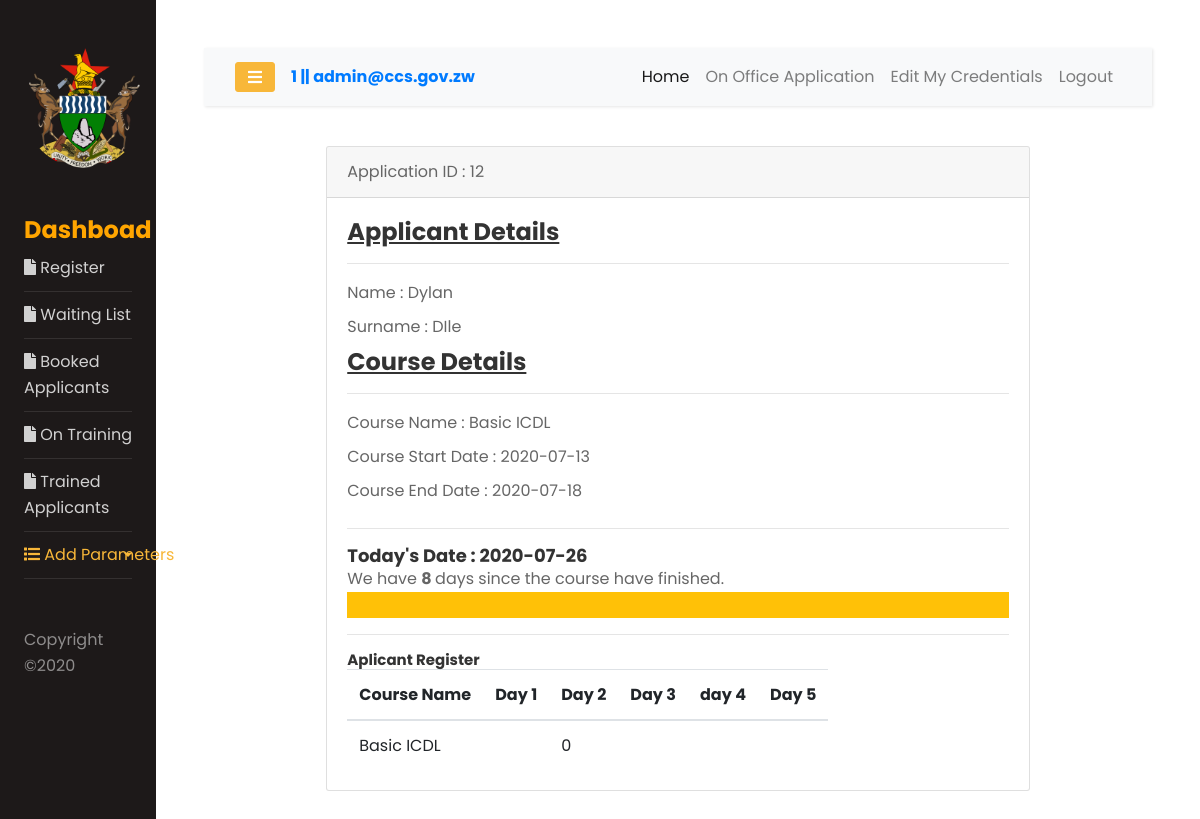
Page /admin/mycourse.php?reg_id=12 (signed in) on the committed database.
### tables this page shows
CREATE TABLE `applications` (
  `applicationID` int(20) NOT NULL,
  `firstname` varchar(50) NOT NULL,
  `surname` varchar(30) NOT NULL,
  `IDnumber` varchar(20) NOT NULL,
  `DOB` date NOT NULL,
  `sex` varchar(10) NOT NULL,
  `address` varchar(60) DEFAULT NULL,
  `phoneNumber` varchar(15) DEFAULT NULL,
  `email` varchar(50) DEFAULT NULL,
  `course` int(20) NOT NULL,
  `startingDate` date DEFAULT NULL,
  `finishingDate` date DEFAULT NULL,
  `category` varchar(30) DEFAULT NULL,
  `ministry` int(10) DEFAULT NULL,
  `designation` varchar(30) DEFAULT NULL,
  `status` varchar(30) DEFAULT NULL
);

CREATE TABLE `courses` (
  `courseID` int(11) NOT NULL,
  `courseName` varchar(50) NOT NULL
);

CREATE TABLE `weeklyregister` (
  `applicationID` int(20) NOT NULL,
  `course` int(10) NOT NULL,
  `day1` int(5) DEFAULT NULL,
  `day2` int(5) DEFAULT NULL,
  `day3` int(5) DEFAULT NULL,
  `day4` int(5) DEFAULT NULL,
  `day5` int(5) DEFAULT NULL
);

### admin/mycourse.php (the view, shortened to what this page needs)
<link rel="stylesheet" type="text/css" href="../vendor/sweetalert/sweetalert.css">
<?php
include_once 'php/conn.php';
?>
<!DOCTYPE html>
<html>
<head>
    <link rel="stylesheet" href="fonts/css/font-awesome.min.css" />
        <link rel="stylesheet" href="css/style.css">
    <link href="css/font-face.css" rel="stylesheet" media="all">
    <link href="vendor/font-awesome-4.7/css/font-awesome.min.css" rel="stylesheet" media="all">
    <link href="vendor/font-awesome-5/css/fontawesome-all.min.css" rel="stylesheet" media="all">
    <link href="vendor/mdi-font/css/material-design-iconic-font.min.css" rel="stylesheet" media="all">
    <link href="vendor/bootstrap-4.1/bootstrap.min.css" rel="stylesheet" media="all">
    <link href="vendor/animsition/animsition.min.css" rel="stylesheet" media="all">
    <link href="vendor/bootstrap-progressbar/bootstrap-progressbar-3.3.4.min.css" rel="stylesheet" media="all">
    <link href="vendor/wow/animate.css" rel="stylesheet" media="all">
    <link href="vendor/css-hamburgers/hamburgers.min.css" rel="stylesheet" media="all">
    <link href="vendor/slick/slick.css" rel="stylesheet" media="all">
    <link href="vendor/select2/select2.min.css" rel="stylesheet" media="all">
    <link href="vendor/perfect-scrollbar/perfect-scrollbar.css" rel="stylesheet" media="all">
    <link href="css/theme.css" rel="stylesheet" media="all">
</head>
<body>
<?php include_once 'header.php'; ?>
<div class="row justify-content-center">
<div class="col-md-9">
    <div class="card">
        <div class="card-header">
            <?php echo  'Application ID  : '.  $_GET['reg_id'];
            ?>
        </div>
        <div class="card-body">
            <?php
            $app_id = $_GET['reg_id'];
            $select = mysqli_query($conn,"SELECT * FROM `applications`  WHERE `applicationID` = '$app_id' ");
                if (mysqli_num_rows($select) > 0) {
                    $id = mysqli_fetch_assoc($select);
                    $course = $id['course'];
                    $fname = $id['firstname'];
                    $sname = $id['surname'];
                    $sDate = $id['startingDate'];
                    $fDate = $id['finishingDate'];
                    $sel = mysqli_query($conn,"SELECT * FROM `courses`  WHERE `courseID` = '$course' ");
                    if (mysqli_num_rows($sel) > 0)
                    {
                        $cs = mysqli_fetch_assoc($sel);
                        $cName = $cs['courseName'];
                    }
                    else
                    {
                        $cName = "Course not found";
                    }
                }
            ?>
            <h3><u>Applicant Details</u></h3>
            <hr>
            <label> Name : <?php echo $fname; ?></label>
            <br>
            <label> Surname : <?php echo $sname; ?></label>
            <h3><u>Course Details</u></h3>
            <hr>
            <label> Course Name : <?php echo $cName; ?></label>
            <br>
            <label> Course Start Date : <?php echo $sDate; ?></label>
            <br>
            <label> Course End Date : <?php echo $fDate; ?></label>
            <hr>
            <h4>Today's Date : <?php echo date('Y-m-d'); ?> </h4>
            <?php
            if($cName == "Course not found")
            {
                echo "There no specified course on this application.";
            }
            else
            {
                $datetime1 = date_create(date('Y-m-d'));
                $datetime2 = date_create($fDate);
                $interval = date_diff($datetime1, $datetime2);
                $val = $interval->format('%R%a');
                if($val > 0 )
                {
                    echo 'We are left with <b>'.$val. '</b> days to finish this course .';
                }
                else
                {
                    $num = explode("-", $val);
                    echo "We have <b>".  $num[1] . " </b> days since the course have finished.";
                }
            }
            ?>
            <br>
            <div class="bg-warning">
                <br>
            </div>
            <div class="jumbotron-hr">
                <div class="active">
                    <hr>
                    <h5>Aplicant Register</h5>
                    <table class="table table-responsive" width="100%">
                        <thead>
                            <tr>
                            <th>Course Name</th>
                            <th>Day 1</th>
                            <th>Day 2</th>
                            <th>Day 3</th>
                            <th>day 4</th>
                            <th>Day 5</th>
                        </tr>
                        </thead>
                        <tbody>
                            <tr>
                                <?php
                                    $checkCourse = mysqli_query($conn,"SELECT * FROM `weeklyregister` WHERE `applicationID` = '$app_id' and  `course` = '$course' ");
                                    if (mysqli_num_rows($checkCourse) > 0)
                                    {
                                        $courseRegister = mysqli_fetch_assoc($checkCourse);
                                        $day1 = $courseRegister['day1'];
                                        $day2 = $courseRegister['day2'];
                                        $day3 = $courseRegister['day3'];
                                        $day4 = $courseRegister['day4'];
                                        $day5 = $courseRegister['day5'];
                                    ?>
                                    <td><?php echo $cName;  ?></php></td>
                                    <td><?php echo $day1;  ?></php></td>
                                    <td><?php echo $day2;  ?></php></td>
                                    <td><?php echo $day3;  ?></php></td>
                                    <td><?php echo $day4;  ?></php></td>
                                    <td><?php echo $day5;  ?></php></td>
                                <?php } else{ ?>
                                    <td colspan="6"> <b style="color: red;">No register recorded for this applicant.</b></td>
                                <?php } ?>
                            </tr>
                        </tbody>
                  </table>
                </div>
            </div>
        </div>
    </div>
</div>
</div>
</body>
</html>

### rows in the picture
applications: firstname "Dylan", surname "DIle", startingDate "2020-07-13", finishingDate "2020-07-18", finishingDate "8"
courses: courseName "Basic ICDL"
weeklyregister: day2 "0"

### other values in the picture
$role "1"
$email "admin@ccs.gov.zw"
$_GET['reg_id'] "12"
